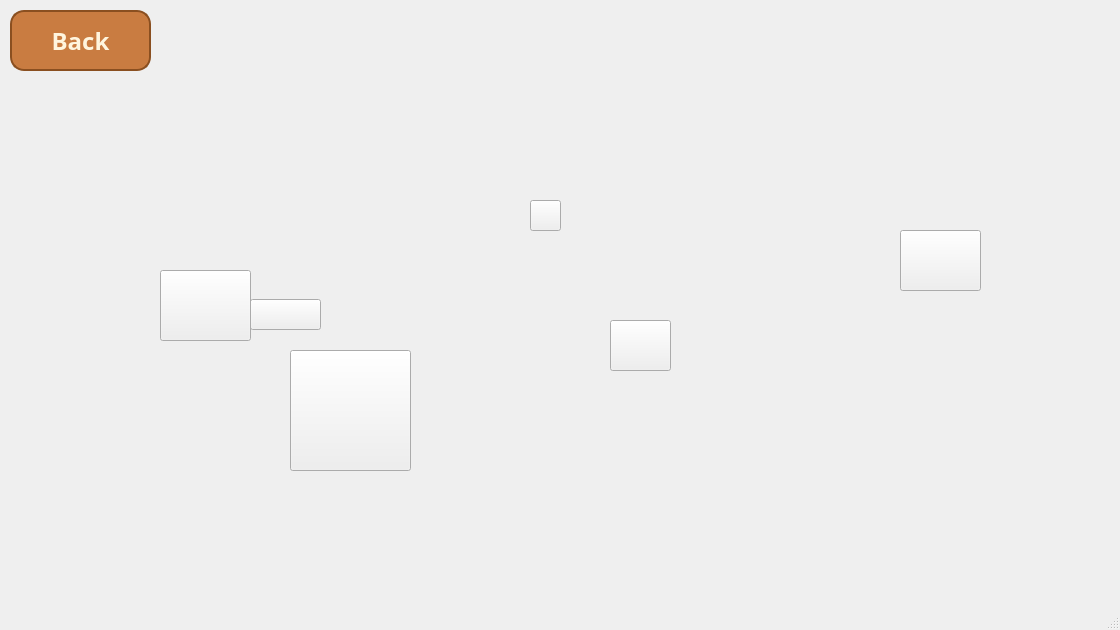
<?xml version="1.0" encoding="UTF-8"?>
<ui version="4.0">
 <class>MainWindow</class>
 <widget class="QMainWindow" name="MainWindow">
  <property name="geometry">
   <rect>
    <x>0</x>
    <y>0</y>
    <width>1120</width>
    <height>630</height>
   </rect>
  </property>
  <property name="sizePolicy">
   <sizepolicy hsizetype="Fixed" vsizetype="Fixed">
    <horstretch>0</horstretch>
    <verstretch>0</verstretch>
   </sizepolicy>
  </property>
  <property name="windowTitle">
   <string>MainWindow</string>
  </property>
  <widget class="QWidget" name="centralwidget">
   <property name="sizePolicy">
    <sizepolicy hsizetype="Fixed" vsizetype="Fixed">
     <horstretch>0</horstretch>
     <verstretch>0</verstretch>
    </sizepolicy>
   </property>
   <widget class="QPushButton" name="japanButton">
    <property name="geometry">
     <rect>
      <x>900</x>
      <y>230</y>
      <width>81</width>
      <height>61</height>
     </rect>
    </property>
    <property name="text">
     <string/>
    </property>
   </widget>
   <widget class="QPushButton" name="caribbeanButton">
    <property name="enabled">
     <bool>true</bool>
    </property>
    <property name="geometry">
     <rect>
      <x>250</x>
      <y>299</y>
      <width>71</width>
      <height>31</height>
     </rect>
    </property>
    <property name="autoFillBackground">
     <bool>false</bool>
    </property>
    <property name="styleSheet">
     <string notr="true"/>
    </property>
    <property name="inputMethodHints">
     <set>Qt::InputMethodHint::ImhNone</set>
    </property>
    <property name="text">
     <string/>
    </property>
   </widget>
   <widget class="QLabel" name="worldMap">
    <property name="geometry">
     <rect>
      <x>0</x>
      <y>0</y>
      <width>1111</width>
      <height>581</height>
     </rect>
    </property>
    <property name="text">
     <string/>
    </property>
    <property name="pixmap">
     <pixmap resource="Pictures.qrc">:/Resources/worldMap.jpg</pixmap>
    </property>
    <property name="scaledContents">
     <bool>true</bool>
    </property>
   </widget>
   <widget class="QPushButton" name="brazilButton">
    <property name="enabled">
     <bool>true</bool>
    </property>
    <property name="geometry">
     <rect>
      <x>290</x>
      <y>350</y>
      <width>121</width>
      <height>121</height>
     </rect>
    </property>
    <property name="autoFillBackground">
     <bool>false</bool>
    </property>
    <property name="styleSheet">
     <string notr="true"/>
    </property>
    <property name="inputMethodHints">
     <set>Qt::InputMethodHint::ImhNone</set>
    </property>
    <property name="text">
     <string/>
    </property>
   </widget>
   <widget class="QPushButton" name="mexicoButton">
    <property name="enabled">
     <bool>true</bool>
    </property>
    <property name="geometry">
     <rect>
      <x>160</x>
      <y>270</y>
      <width>91</width>
      <height>71</height>
     </rect>
    </property>
    <property name="autoFillBackground">
     <bool>false</bool>
    </property>
    <property name="styleSheet">
     <string notr="true"/>
    </property>
    <property name="inputMethodHints">
     <set>Qt::InputMethodHint::ImhNone</set>
    </property>
    <property name="text">
     <string/>
    </property>
   </widget>
   <widget class="QPushButton" name="ethiopiaButton">
    <property name="enabled">
     <bool>true</bool>
    </property>
    <property name="geometry">
     <rect>
      <x>610</x>
      <y>320</y>
      <width>61</width>
      <height>51</height>
     </rect>
    </property>
    <property name="autoFillBackground">
     <bool>false</bool>
    </property>
    <property name="styleSheet">
     <string notr="true"/>
    </property>
    <property name="inputMethodHints">
     <set>Qt::InputMethodHint::ImhNone</set>
    </property>
    <property name="text">
     <string/>
    </property>
   </widget>
   <widget class="QPushButton" name="germanyButton">
    <property name="enabled">
     <bool>true</bool>
    </property>
    <property name="geometry">
     <rect>
      <x>530</x>
      <y>200</y>
      <width>31</width>
      <height>31</height>
     </rect>
    </property>
    <property name="autoFillBackground">
     <bool>false</bool>
    </property>
    <property name="styleSheet">
     <string notr="true"/>
    </property>
    <property name="inputMethodHints">
     <set>Qt::InputMethodHint::ImhNone</set>
    </property>
    <property name="text">
     <string/>
    </property>
   </widget>
   <widget class="QPushButton" name="backButton">
    <property name="geometry">
     <rect>
      <x>10</x>
      <y>10</y>
      <width>141</width>
      <height>61</height>
     </rect>
    </property>
    <property name="font">
     <font>
      <family>October Compressed Devanagari</family>
      <pointsize>18</pointsize>
      <italic>false</italic>
      <bold>true</bold>
      <underline>false</underline>
      <strikeout>false</strikeout>
     </font>
    </property>
    <property name="styleSheet">
     <string notr="true">QPushButton {
    background-color: #c97c41;
    color: #fff5de;
    padding: 10px 30px;
    border-radius: 14px;
    border: 2px solid #8a4f20;
}

QPushButton:hover {
    background-color: #db945f;
    border: 2px solid #703c18;
}

QPushButton:pressed {
    background-color: #a95f2a;
    margin-top: 2px;
}

QPushButton:focus {
    outline: none;
    border: 2px solid #ffe6a8;
}
</string>
    </property>
    <property name="text">
     <string>Back</string>
    </property>
   </widget>
   <zorder>worldMap</zorder>
   <zorder>japanButton</zorder>
   <zorder>caribbeanButton</zorder>
   <zorder>brazilButton</zorder>
   <zorder>mexicoButton</zorder>
   <zorder>ethiopiaButton</zorder>
   <zorder>germanyButton</zorder>
   <zorder>backButton</zorder>
  </widget>
  <widget class="QMenuBar" name="menubar">
   <property name="geometry">
    <rect>
     <x>0</x>
     <y>0</y>
     <width>1120</width>
     <height>37</height>
    </rect>
   </property>
  </widget>
  <widget class="QStatusBar" name="statusbar"/>
 </widget>
 <resources>
  <include location="Pictures.qrc"/>
 </resources>
 <connections/>
</ui>
